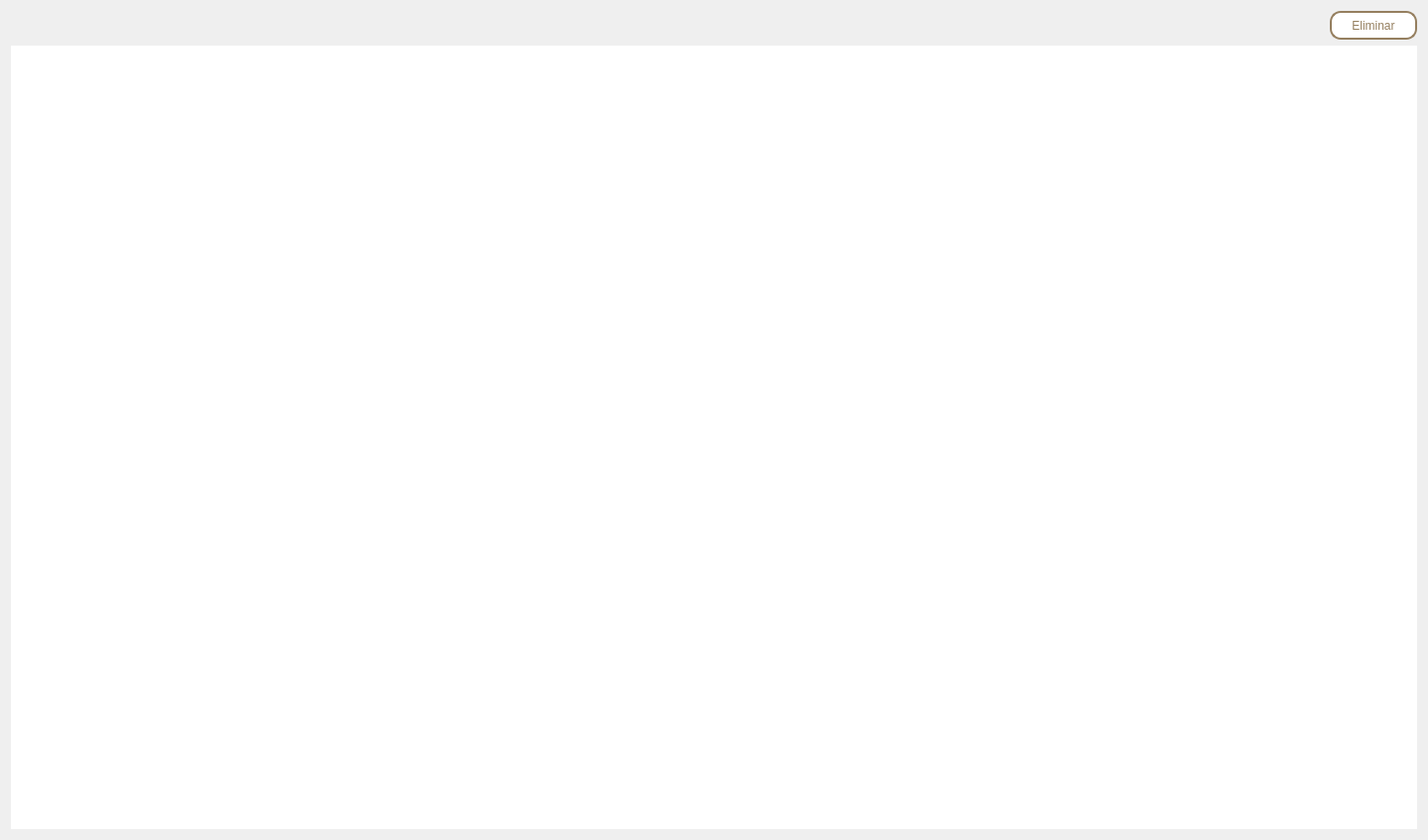
<?xml version="1.0" encoding="UTF-8"?>
<ui version="4.0">
 <class>Form</class>
 <widget class="QWidget" name="Form">
  <property name="geometry">
   <rect>
    <x>0</x>
    <y>0</y>
    <width>1440</width>
    <height>847</height>
   </rect>
  </property>
  <property name="windowTitle">
   <string>Form</string>
  </property>
  <layout class="QVBoxLayout" name="verticalLayout">
   <item>
    <layout class="QHBoxLayout" name="horizontalLayout_3">
     <item>
      <widget class="QLabel" name="mensaje">
       <property name="styleSheet">
        <string notr="true">color: rgb(149, 163, 255);
font: 11pt &quot;Segoe UI&quot;;</string>
       </property>
       <property name="text">
        <string/>
       </property>
      </widget>
     </item>
     <item>
      <spacer name="horizontalSpacer">
       <property name="orientation">
        <enum>Qt::Horizontal</enum>
       </property>
       <property name="sizeHint" stdset="0">
        <size>
         <width>40</width>
         <height>20</height>
        </size>
       </property>
      </spacer>
     </item>
     <item>
      <spacer name="horizontalSpacer_2">
       <property name="orientation">
        <enum>Qt::Horizontal</enum>
       </property>
       <property name="sizeHint" stdset="0">
        <size>
         <width>30</width>
         <height>20</height>
        </size>
       </property>
      </spacer>
     </item>
     <item>
      <widget class="QPushButton" name="botonEliminar">
       <property name="styleSheet">
        <string notr="true">QPushButton {
border-radius: 11px;
border: 2px solid #957F5F;
background-color: white;
color: #957F5F;
height: 25px;
padding: 0 20px;
}

QPushButton:hover {
	background-color: rgb(116, 91, 47);
	color: rgb(255, 255, 255);
	border: 3px solid  rgb(116, 91, 47);
}

QPushButton:pressed {
    border-style: inset;
    background-color: rgb(103, 80, 41);
	color: rgb(255, 255, 255);
	border: 3px solid  rgb(103, 80, 41);
}</string>
       </property>
       <property name="text">
        <string>Eliminar</string>
       </property>
      </widget>
     </item>
    </layout>
   </item>
   <item>
    <layout class="QHBoxLayout" name="horizontalLayout">
     <item>
      <widget class="QTableView" name="tableView">
       <property name="font">
        <font>
         <pointsize>12</pointsize>
        </font>
       </property>
       <property name="styleSheet">
        <string notr="true">QTableView {
border:none;
color:#666666;
}
QHeaderView::section { background-color:#957F5F; color:white; font: 11pt &quot;Segoe UI&quot;;  padding-left:5px; border: 1px solid white;}
QScrollBar:vertical {
	border: none;
    background: white;
    width: 10px;
    margin: 15px 0 15px 0;
	border-radius: 0px;
 }
 QScrollBar:horizontal {
	border: none;
    background: white;
    width: 10px;
    margin: 15px 0 15px 0;
	border-radius: 0px;
 }

/*  HANDLE BAR VERTICAL */
QScrollBar::handle:vertical {	
	background-color: #CCCCCC;
	min-height: 30px;
	border-radius: 7px;
}
QScrollBar::handle:vertical:hover{	
	background-color: #666666;
}
QScrollBar::handle:vertical:pressed {	
	background-color: #666666;
}

QScrollBar::handle:horizontal {	
	background-color: #CCCCCC;
	min-height: 30px;
	border-radius: 7px;
}
QScrollBar::handle:horizontal:hover{	
	background-color: #666666;
}
QScrollBar::handle:horizontal:pressed {	
	background-color: #666666;
}

/* BTN TOP - SCROLLBAR */
QScrollBar::sub-line:vertical {
	border: none;
	background-color: white;
	height: 15px;
	border-top-left-radius: 7px;
	border-top-right-radius: 7px;
	subcontrol-position: top;
	subcontrol-origin: margin;
}
QScrollBar::sub-line:vertical:hover {	
	background-color: white;
}
QScrollBar::sub-line:vertical:pressed {	
	background-color: white
}

/* BTN BOTTOM - SCROLLBAR */
QScrollBar::add-line:vertical {
	border: none;
	background-color: white
	height: 15px;
	border-bottom-left-radius: 7px;
	border-bottom-right-radius: 7px;
	subcontrol-position: bottom;
	subcontrol-origin: margin;
}
QScrollBar::add-line:vertical:hover {	
	background-color: white;
}
QScrollBar::add-line:vertical:pressed {	
	background-color: white;
}

/* RESET ARROW */
QScrollBar::up-arrow:vertical, QScrollBar::down-arrow:vertical {
	background: none;
}
QScrollBar::add-page:vertical, QScrollBar::sub-page:vertical {
	background: none;
}
</string>
       </property>
       <property name="autoScrollMargin">
        <number>30</number>
       </property>
       <property name="showGrid">
        <bool>true</bool>
       </property>
       <property name="gridStyle">
        <enum>Qt::DotLine</enum>
       </property>
       <property name="sortingEnabled">
        <bool>false</bool>
       </property>
       <property name="wordWrap">
        <bool>true</bool>
       </property>
       <property name="cornerButtonEnabled">
        <bool>false</bool>
       </property>
       <attribute name="verticalHeaderCascadingSectionResizes">
        <bool>true</bool>
       </attribute>
      </widget>
     </item>
    </layout>
   </item>
  </layout>
 </widget>
 <resources/>
 <connections/>
</ui>
